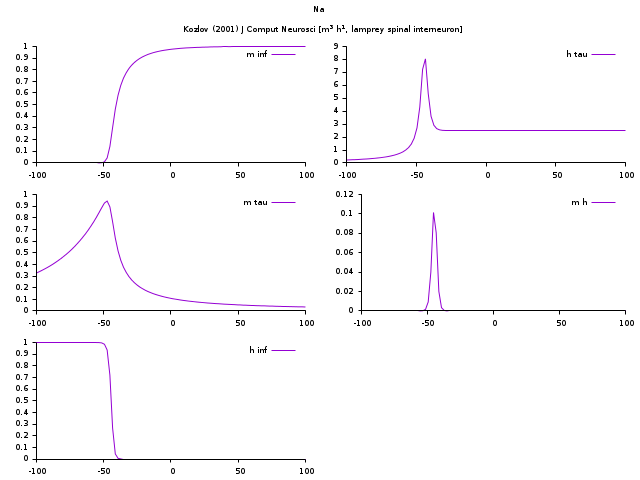

The gnuplot source for this figure:
chan="Na \n\n Kozlov (2001) J Comput Neurosci [m^3 h^1, lamprey spinal interneuron]\n"

#set term postscript enh solid color 10
#set output "na-kozlov2001.ps"

set term pngcairo fontscale 0.5
set output "na-kozlov2001.png"

set multiplot layout 3,2 columns title chan
set border 3
se st d l
se xrange [-100:100]
se yrange [0:]
se xtic nomirror out
se ytic nomirror out

malf(x)=0.2*(x-(-45))/(1-exp((-45-x)/1))
mbet(x)=0.06*((-54)-x)/(1-exp((x-(-54))/20))
minf(x)=malf(x)/(malf(x)+mbet(x))
mtau(x)=1/(malf(x)+mbet(x))

half(x)=0.08*((-45)-x)/(1-exp((x-(-45))/1))
hbet(x)=0.4/(1+exp((-41-x)/2))
hinf(x)=half(x)/(half(x)+hbet(x))
htau(x)=1/(half(x)+hbet(x))

p minf(x) tit "m inf"
p mtau(x) tit "m tau"
p hinf(x) tit "h inf"
p htau(x) tit "h tau"
p minf(x)*hinf(x) tit "m h"

unset multiplot
